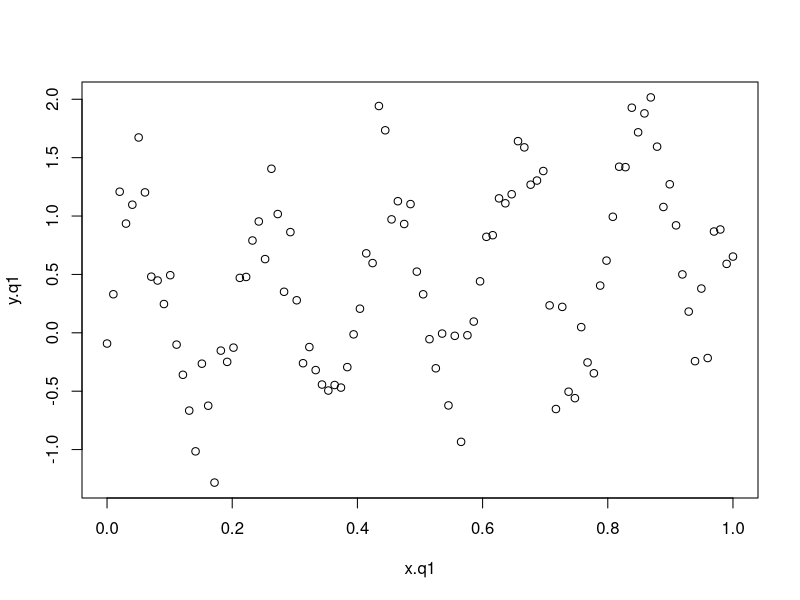
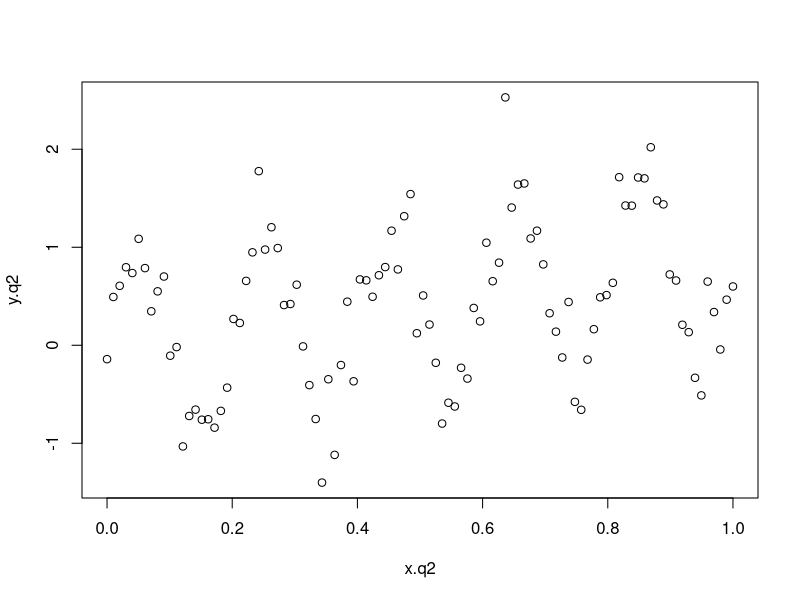
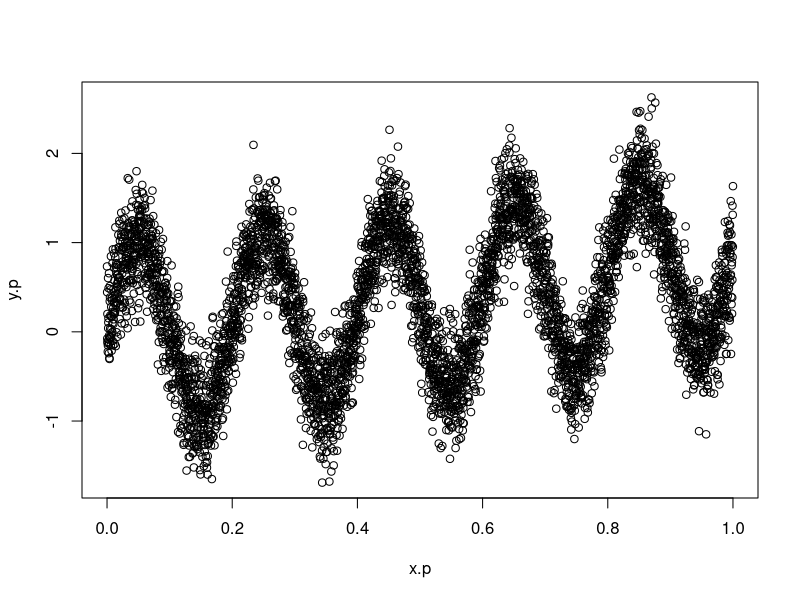
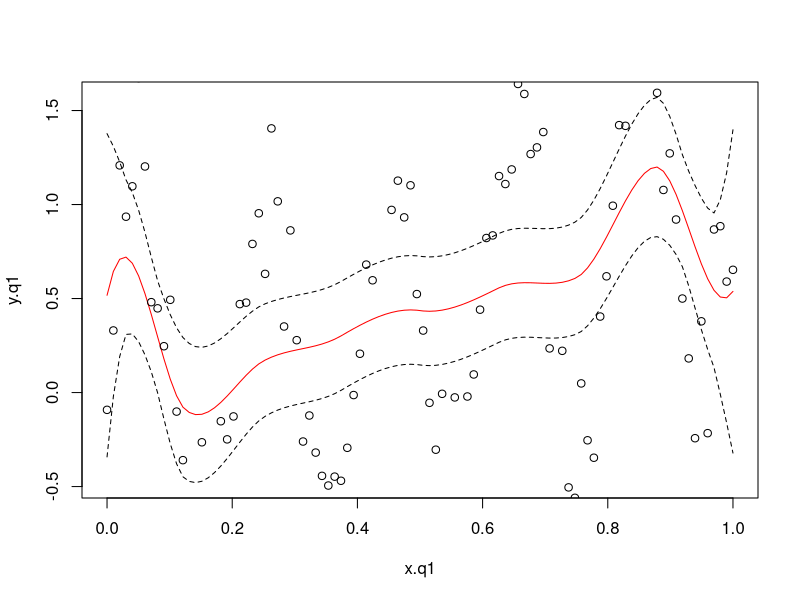
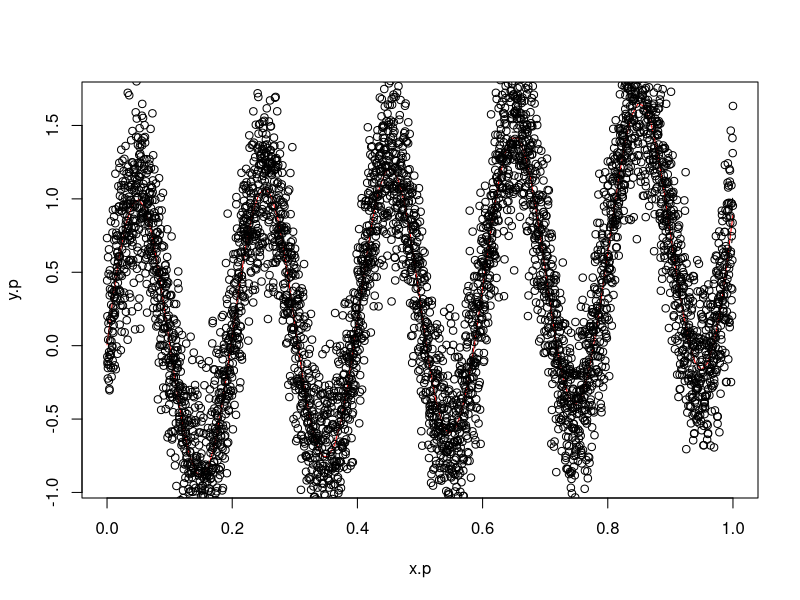
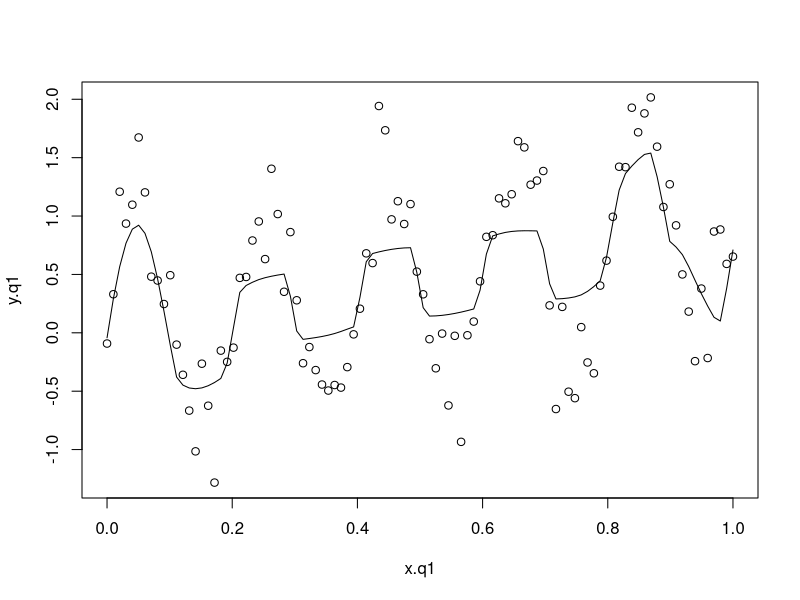

Write the R code that produced these figures, in order.
library(KernSmooth)
library(locfit)
# Target domain Q
set.seed(123)
nq <- 200
x.q1 <- seq(0, 1, l = nq/2)
z.q1 <- rnorm(nq/2, 0, 1/3)
f <- function(x) sin(10*pi*x) + x^1.5 -0.1*x + max(0, 0.1- abs(x-0.5))
y.q1 <- f(x.q1) + z.q1
#y.q <- f(x.q1)
plot(x.q1, y.q1)
#lines(x.q1,y.q)


x.q2 <- seq(0, 1, l = nq/2)
z.q2 <- rnorm(nq/2, 0, 1/3)
y.q2 <- f(x.q2) + z.q2
plot(x.q2, y.q2)

# Source domain P
np <- 4800
x.p <- seq(0, 1, by = 1/np)
z.p <- rnorm(np, 0, 1/3 )
g <-  function(x) sin(10*pi*x) + x^1.5 -0.1*x
y.p <- g(x.p) +  z.p
plot(x.p, y.p)

# estimate f.ref,
f.hat.ref <- locfit(y.q1~lp(x.q1, deg=3, h=1/trunc((nq/2)^(1/(2*1+1)))),kern='gauss')
plot(f.hat.ref,band = 'global',col = 'red ')
points(x.q1, y.q1, col = 'black')
pred.ref <- predict(f.hat.ref, x.q1, se = TRUE, interval = "confidence", level = 0.95)

pred.ref2 <- predict(f.hat.ref, x.q2, se = TRUE, interval = "confidence", level = 0.95)
LCI <- 2*qnorm(0.975)*pred.ref$se.fit
##lower <- pred$fit - qnorm(0.975)*pred$se.fit
##upper <- pred$fit + qnorm(0.975)*pred$se.fit
##lines(x.q1,lower, col = 'green')
##lines(x.q1,upper, col = 'blue')

mse.lpr <- 1/(nq/2)*sum((y.q1-pred.ref$fit)^2)
mse.lpr

# estimate f.raw
f.hat.raw <- locfit(y.p~lp(x.p, deg=3, h=1/trunc(np^(1/(2*1+1)))),kern='gauss')
pred.raw  <- predict(f.hat.raw, x.q1, se = TRUE, interval = "confidence", level = 0.95)
pred.raw2 <- predict(f.hat.raw, x.q2, se = TRUE, interval = "confidence", level = 0.95)
plot(f.hat.raw, band = 'global',col = 'red ')
points(x.p, y.p, col = 'black')

# Define the objective function
obj <- function(psi, B, x, y,pred.raw, pred.ref, LCI) {
  y_hat <- pred.ref + sign(pred.raw + B %*% psi- pred.ref ) * pmin(abs(pred.raw + B %*% psi- pred.ref), LCI/2)
  sum((y - y_hat)^2)
}

# Set initial value for psi
B <- poly(x.q2, 3)
psi_init <- c(1,1,1)

result <- optim(psi_init, obj, B = B, x=x.q2,y=y.q2, pred.raw= pred.raw2$fit, pred.ref=pred.ref2$fit, LCI=LCI)

# Extract the best psi
psi_best <- result$par

# Evaluate the fitted values with the best psi
f.hat.ct <- pred.ref$fit + sign(pred.raw$fit + poly(x.q1,3)%*%psi_best - pred.ref$fit ) * 
  pmin(abs(pred.raw$fit + poly(x.q1,3)%*%psi_best - pred.ref$fit), LCI/2)

mse.act <- 1/(nq/2)*sum((y.q1-f.hat.ct)^2)
mse.act

plot(x.q1,y.q1)
lines(x.q1,f.hat.ct)
